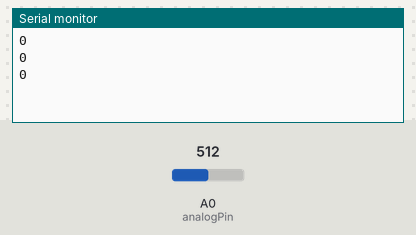
Recording of a sketch running on a simulated Arduino Uno, built with avr-gcc and run on an emulated ATmega328P. On the bench: the last lines printed to the serial monitor. Inputs (shaded band) come from the test bench; at power-on: A0 (analogPin) = 512.

Above: at 1.3 s.
1.4 s: A0 (analogPin) set to 716
At 1.9 s:
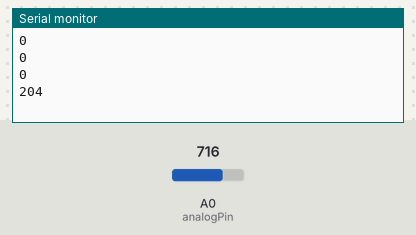
2.9 s: A0 (analogPin) set to 900
At 3.4 s:
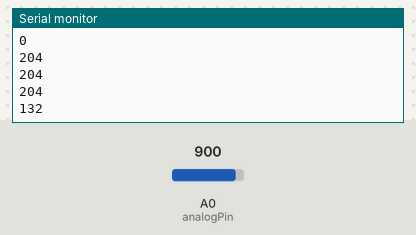
Timing chart, 0 to 5.9 s (numbered marks = the images above; inputs shaded):
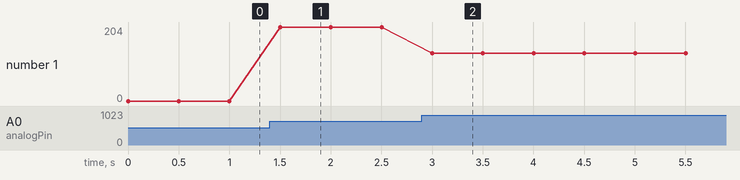

The sketch:

photocell-testing.ino
```cpp
/*Date: 08/09/2021
 *
 * Photocell analog return value testing code
 *
 */

 uint8_t analogValue;
 uint8_t analogPin = A0;

 void setup() {

  Serial.begin(9600);

 }

void loop() {
  analogValue = analogRead(analogPin);

  Serial.println(analogValue);
  delay(500);
}

/*
 * Sunny day outside: ~250 return
 * Sunny day inside, no lights: ~125 return
 * Night time outside:
 */
```

Measured:
- after the input at 1.4 s, the serial monitor: prints a new line after 0.10 s (image 1)
- after the input at 2.9 s, the serial monitor: prints a new line after 0.10 s (image 2)
- plotted number 1: 0 → 204 after the input at 1.4 s, 204 → 132 after the input at 2.9 s
